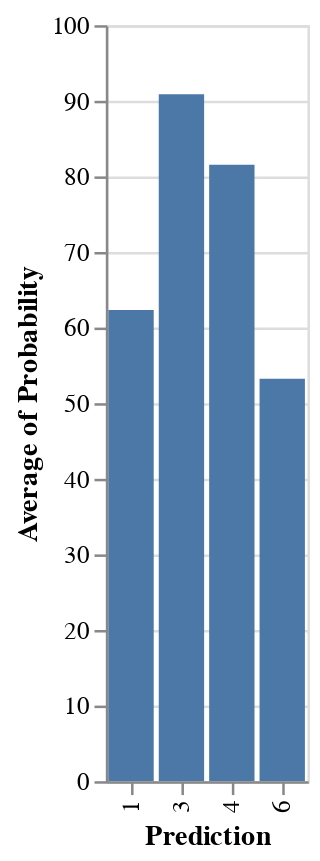

Notebook cell for this chart:
### Code cell
DeepnoteChart(df, """{"layer":[{"layer":[{"mark":{"clip":true,"type":"bar","color":"#4c78a8","tooltip":true},"encoding":{"x":{"sort":"ascending","type":"nominal","field":"Prediction","scale":{"type":"linear"}},"y":{"sort":null,"type":"quantitative","field":"Probability","scale":{"type":"linear","domainMax":100,"domainMin":0},"format":{"type":"default","decimals":null},"aggregate":"average","formatType":"numberFormatFromNumberType"}}}]}],"title":"","config":{"legend":{}},"$schema":"https://vega.github.io/schema/vega-lite/v5.json","encoding":{}}""")

### Figure 1 — Vega-Lite specification as saved in the notebook (floating-point values rounded to 4 significant figures)
{"layer": [{"layer": [{"mark": {"clip": true, "type": "bar", "color": "#4c78a8", "tooltip": true}, "encoding": {"x": {"sort": "ascending", "type": "nominal", "field": "Prediction", "scale": {"type": "linear"}}, "y": {"sort": null, "type": "quantitative", "field": "Probability", "scale": {"type": "linear", "domainMax": 100, "domainMin": 0}, "format": {"type": "default", "decimals": null}, "aggregate": "average", "formatType": "numberFormatFromNumberType"}}}]}], "title": "", "config": {"legend": {}}, "$schema": "https://vega.github.io/schema/vega-lite/v5.json", "encoding": {}, "data": {"values": [{"Mac_Address": "0x2c8db1c3edca", "Datetime": 1686584402209, "Latency": 4.327, "Probability": 99.73, "Prediction": 3}, {"Mac_Address": "0x2c8db1c3edca", "Datetime": 1686584409172, "Latency": 3.496, "Probability": 99.56, "Prediction": 3}, {"Mac_Address": "0x2c8db1c3edca", "Datetime": 1686584415531, "Latency": 2.789, "Probability": 99.8, "Prediction": 3}, {"Mac_Address": "0x2c8db1c3edca", "Datetime": 1686584422752, "Latency": 3.402, "Probability": 100, "Prediction": 3}, {"Mac_Address": "0x2c8db1c3edca", "Datetime": 1686584429406, "Latency": 3.114, "Probability": 68.37, "Prediction": 4}, {"Mac_Address": "0x2c8db1c3edca", "Datetime": 1686584439994, "Latency": 3.014, "Probability": 91.27, "Prediction": 4}, {"Mac_Address": "0x2c8db1c3edca", "Datetime": 1686584450698, "Latency": 2.95, "Probability": 99.97, "Prediction": 3}, {"Mac_Address": "0x2c8db1c3edca", "Datetime": 1686584481798, "Latency": 3.424, "Probability": 90.16, "Prediction": 3}, {"Mac_Address": "0x2c8db1c3edca", "Datetime": 1686584488680, "Latency": 3.1, "Probability": 86.05, "Prediction": 3}, {"Mac_Address": "0x2c8db1c3edca", "Datetime": 1686584497202, "Latency": 2.764, "Probability": 95.64, "Prediction": 4}, {"Mac_Address": "0x2c8db1c3edca", "Datetime": 1686584504083, "Latency": 3.33, "Probability": 99.95, "Prediction": 3}, {"Mac_Address": "0x2c8db1c3edca", "Datetime": 1686584514895, "Latency": 3.118, "Probability": 98.49, "Prediction": 3}, {"Mac_Address": "0x2c8db1c3edca", "Datetime": 1686584523081, "Latency": 2.84, "Probability": 76.04, "Prediction": 3}, {"Mac_Address": "0x2c8db1c3edca", "Datetime": 1686584529528, "Latency": 2.695, "Probability": 75.91, "Prediction": 3}, {"Mac_Address": "0x2c8db1c3edca", "Datetime": 1686584535957, "Latency": 2.908, "Probability": 53.23, "Prediction": 6}, {"Mac_Address": "0x2c8db1c3edca", "Datetime": 1686584542062, "Latency": 2.604, "Probability": 64.7, "Prediction": 3}, {"Mac_Address": "0x2c8db1c3edca", "Datetime": 1686584548588, "Latency": 3.222, "Probability": 61.63, "Prediction": 1}, {"Mac_Address": "0x2c8db1c3edca", "Datetime": 1686584559498, "Latency": 3.208, "Probability": 100, "Prediction": 4}, {"Mac_Address": "0x2c8db1c3edca", "Datetime": 1686584570714, "Latency": 3.3, "Probability": 49.67, "Prediction": 4}, {"Mac_Address": "0x2c8db1c3edca", "Datetime": 1686584577734, "Latency": 3.162, "Probability": 45.73, "Prediction": 1}, {"Mac_Address": "0x2c8db1c3edca", "Datetime": 1686584586445, "Latency": 3.203, "Probability": 77.25, "Prediction": 1}, {"Mac_Address": "0x2c8db1c3edca", "Datetime": 1686584592985, "Latency": 2.716, "Probability": 74.95, "Prediction": 1}, {"Mac_Address": "0x2c8db1c3edca", "Datetime": 1686584599160, "Latency": 2.912, "Probability": 52.05, "Prediction": 1}, {"Mac_Address": "0x2c8db1c3edca", "Datetime": 1686584604684, "Latency": 1.833, "Probability": 84.29, "Prediction": 4}]}}
